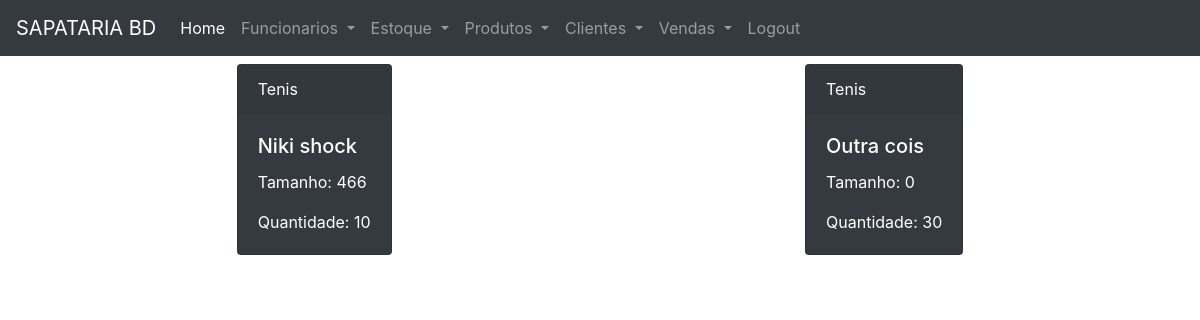
Screenshot of /produto/estoque/ with the database file from the repository.
### estoque/models.py (models this page shows)
class Estoque(models.Model):
    produto = models.ForeignKey(Produto,on_delete=models.CASCADE)
    quantidade = models.IntegerField()

### produto/models.py (models this page shows, shortened)
class Produto(models.Model):
    CATEGORIAS = (
        ('Tenis','Tenis'),
        ('Mochilas','Mochilas'),
        ('Acessorios','Acessorios'),
    )
    nome = models.CharField(max_length=100)
    tamanho = models.IntegerField()
    marca = models.CharField(max_length=100)
    cor = models.CharField(max_length=50)
    valor = models.DecimalField(max_digits=10,decimal_places=2)
    tipo_produto = models.CharField(max_length=20,choices=CATEGORIAS)

### estoque/views.py (the view)
# urls.py: path('', lista_estoque,name = 'url_lista_estoque'),
def lista_estoque(request):
    data = {}
    data['estoque'] = Estoque.objects.all()
    return render(request,'lista_estoque.html',data)

### estoque/templates/lista_estoque.html
{% extends 'base.html' %}
    {% block content %}
        <div class="row justify-content-around">
        {%for k in estoque%}
            <div class="card text-white bg-dark mb-3" style="max-width: 18rem;">
              <div class="card-header">{{ k.produto.tipo_produto }}</div>
              <div class="card-body">
                <h5 class="card-title">{{ k.produto.nome }} </h5>
                <p class="card-text">Tamanho: {{ k.produto.tamanho }} </p>
                <p class="card-text">Quantidade: {{ k.quantidade }} </p>
              </div>
            </div>
        {% endfor %}
        </div>
    {% endblock %}

### rows the page displays
Estoque: produto.tipo_produto "Tenis", produto.nome "Niki shock", produto.tamanho "466", quantidade "10"
Estoque: produto.tipo_produto "Tenis", produto.nome "Outra cois", produto.tamanho "0", quantidade "30"
